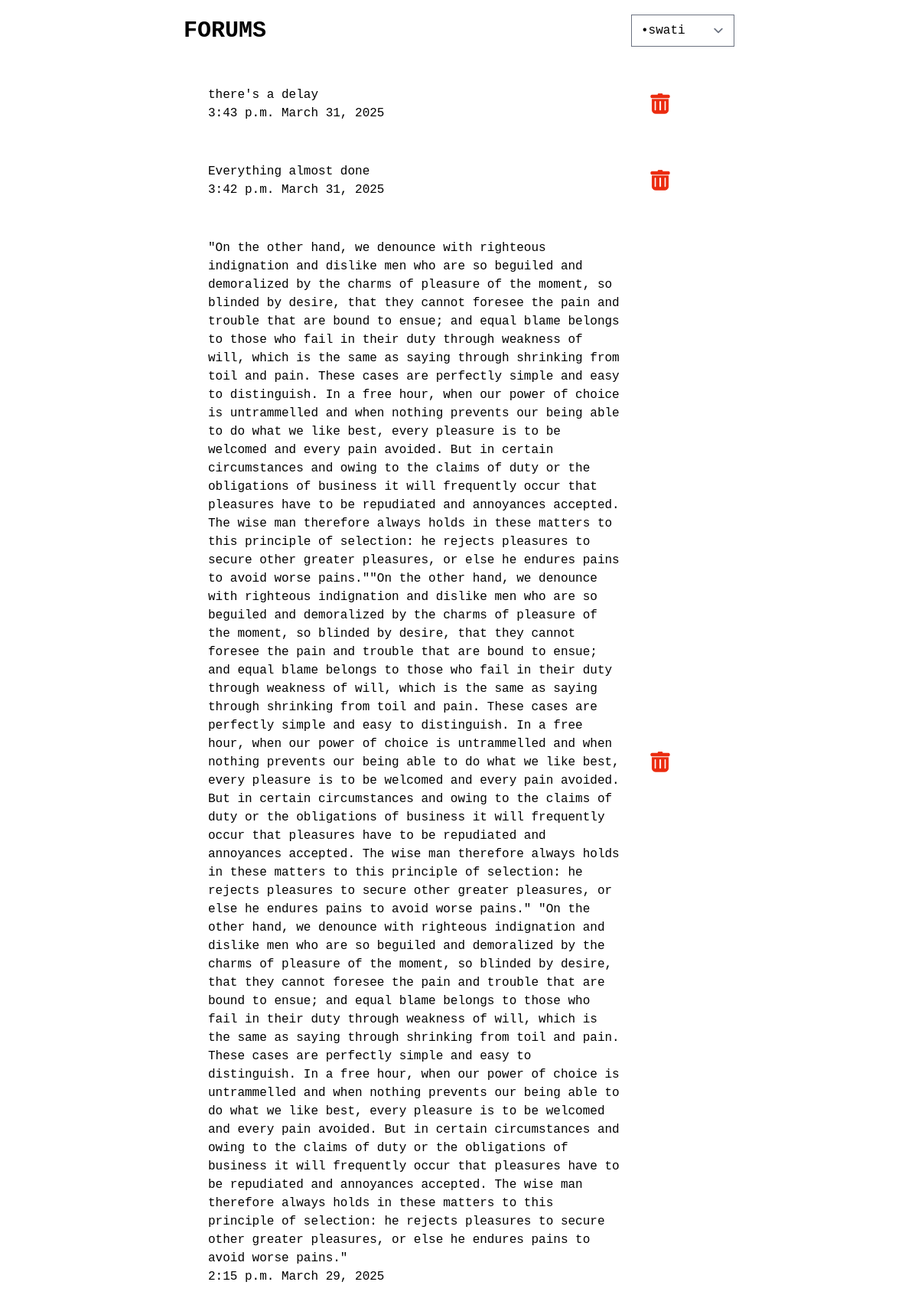
/your-posts (signed in), run on an earlier commit of the app's database.
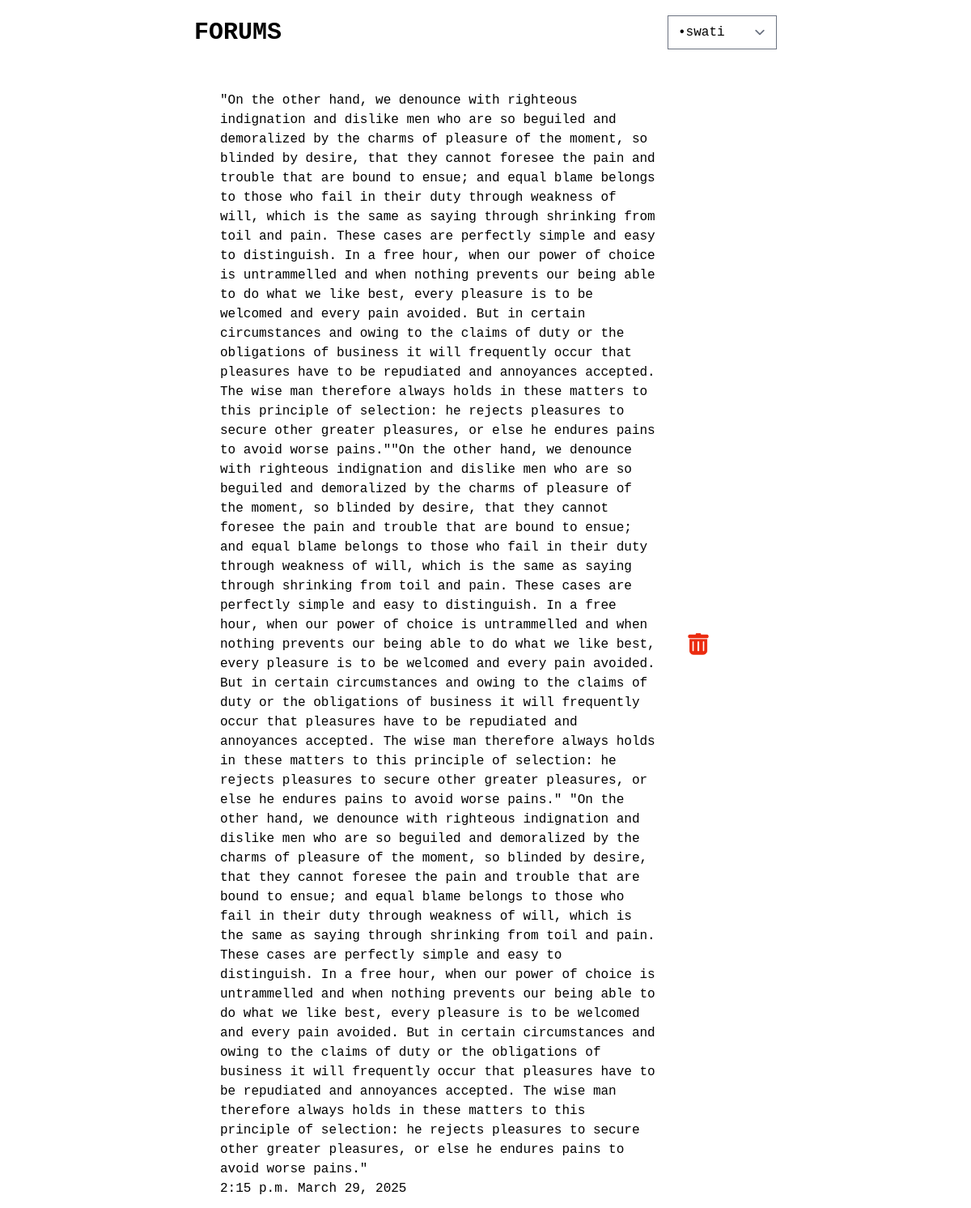
And on a later commit of the database.
### questAns/models.py (models this page shows, shortened)
class Question(models.Model):
    time = models.TimeField()
    date = models.DateField()
    quest = models.TextField()
    questioner = models.ForeignKey(
        'auth.User',
        on_delete = models.CASCADE,
    )

### questAns/views.py (the view)
# urls.py: path('your-posts', YourPostsView.as_view(), name="yourPosts" ),
class YourPostsView(ListView):
    model = Question
    template_name = 'profilePages/yourPosts.html'
    def get_queryset(self):
        return Question.objects.all().order_by('-id')

### templates/profilePages/yourPosts.html (shortened to what this page needs)
{% extends 'layout.html' %}
{% load static %}
{% block content %}
    <div id="container">
        {% for question in object_list %}
            {% if user == question.questioner %}
                <div class="grid grid-flow-col grid-cols-12 items-center gap-5 self-center mx-10 mb-7">
                    <a href="{% url "question_detail" question.pk %}" class="col-span-10">
                        <div class="p-3 w-md text-wrap rounded-lg ">
                            {{ question.quest}}
                            <div class="">
                                <p class="">{{ question.time }} {{ question.date }}</p>
                            </div>
                        </div>
                    </a>
                    <div class="col-span-2"><a href="{% url "delete_post" question.pk %}"><img src="{% static 'trash.png' %}" alt="delete" class="w-10 h-10"></a></div>
                </div>
            {% endif %}
        {% endfor %}
    </div>
{% endblock %}

What changed in the data, as far as the page shows it:
removed Question: quest "there's a delay", time "3:43 p.m.", date "March 31, 2025"
removed Question: quest "Everything almost done", time "3:42 p.m.", date "March 31, 2025"
